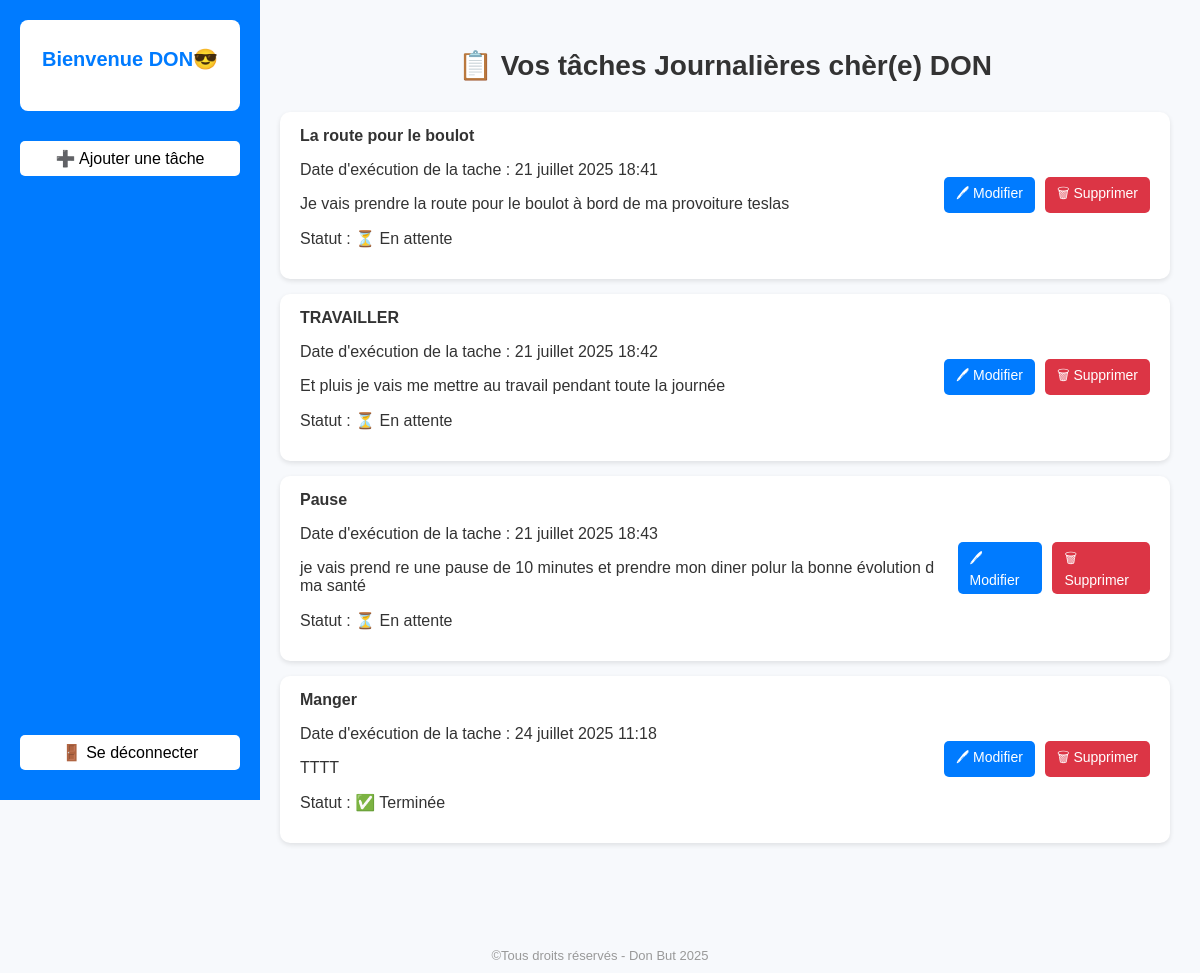
The app's page /accueil/ (signed in) with its own data.
### taches/models.py (models this page shows)
class Tache(models.Model):
    STATUT_CHOICES = [
        ('en_attente', 'En attente'),
        ('terminee', 'Terminée'),
    ]
    utilisateur = models.ForeignKey(User, on_delete=models.CASCADE)
    titre = models.CharField(max_length=255)
    description = models.TextField(blank=True)
    date_creation = models.DateTimeField(auto_now_add=True)
    statut = models.CharField(max_length=20, choices=STATUT_CHOICES, default='en_attente')

### taches/views.py (the view)
# urls.py: path('accueil/', views.home_view, name='home'),
def home_view(request):
    taches = Tache.objects.filter(utilisateur=request.user)
    return render(request, 'home.html',{'taches': taches})

### taches/templates/home.html (shortened to what this page needs)
<!DOCTYPE html>
<html lang="fr">
<head>
</head>
<body>
    <div class="sidebar">
        <div class="sidebar-content">
            <div class="carte-bienvenue">
        <h2>Bienvenue {{ user.username }}😎</h2></div>
        <a href="{% url 'ajouter_tache' %}">➕ Ajouter une tâche</a></div>
        <div class="sidebar-footer">
        <a href="{% url 'logout' %}">🚪 Se déconnecter</a>
        </div>
    </div>
    <div class="main">
        <h1 class="titre-centre">📋 Vos tâches Journalières chèr(e) {{ user.username }}</h1>
        {% for tache in taches %}
        <div class="tache-card">
            <div class="tache-info">
                <strong>{{ tache.titre }}</strong>
               <p>Date d'exécution de la tache :  {{ tache.date_creation }}<br></p>
                {{ tache.description }}<br>
                <p>Statut :
                    {% if tache.statut == "terminee" %} ✅ Terminée
                    {% else %} ⏳ En attente
                    {% endif %}
                </p>
            </div>
            <div class="tache-actions">
                <a href="{% url 'modifier_tache' tache.id %}" class="btn btn-modifier">🖊 Modifier</a>
                <a href="{% url 'supprimer_tache' tache.id %}" class="btn btn-supprimer">🗑 Supprimer</a>
            </div>
        </div>
        {% empty %}
        <p style="text-align: center;">Aucune tâche enregistrée pour l'instant.</p>
        {% endfor %}
    </div>
    <footer style="text-align: center;color: #999;font-size: 13px;padding: 10px;margin-top: 50px;">
       ©Tous droits réservés - Don But 2025
    </footer>
</body>
</html>

### taches/templates/home.html (style rules this page uses)
body { margin: 0; font-family: Arial, Helvetica, sans-serif; background-color: #f7f9fc; }
.sidebar { position: fixed; top: 0; left: 0; width: 220px; height: 95vh; background-color: #007BFF; color: white; display: flex; flex-direction: column; justify-content: space-between; padding: 20px; }
.sidebar-content { display: flex; flex-direction: column; gap: 20px; }
.carte-bienvenue { background-color: white; color: #007bff; padding: 10px; border-radius: 8px; text-align: center; font-weight: bold; }
.sidebar-footer { margin-bottom: 0; }
.sidebar h2 { font-size: 20px; margin-bottom: 30px; }
.sidebar a { display: block; margin: 10px 0; text-decoration: none; color: black; background-color: white; padding: 8px 12px; border-radius: 5px; text-align: center; }
.main { margin-left: 250px; padding: 30px; }
.titre-centre { text-align: center; font-size: 28px; margin-bottom: 30px; color: #333; }
.tache-card { background-color: white; border-radius: 10px; padding: 15px 20px; margin-bottom: 15px; display: flex; justify-content: space-between; align-items: center; box-shadow: 0 2px 5px rgba(0,0,0,0.1); animation: fadeIn 0.6s ease-in-out; }
.tache-info { font-size: 16px; color: #333; }
.tache-actions { display: flex; gap: 10px; }
.btn { padding: 6px 12px; border: none; border-radius: 5px; color: white; cursor: pointer; text-decoration: none; font-size: 14px; }
.btn-supprimer { background-color: #dc3545; }
.btn-modifier { background-color: #007bff; }

### records on screen
Tache: titre "La route pour le boulot", date_creation "21 juillet 2025 18:41", description "Je vais prendre la route pour le boulot à bord de ma provoiture teslas", statut "⏳ En attente"
Tache: titre "TRAVAILLER", date_creation "21 juillet 2025 18:42", description "Et pluis je vais me mettre au travail pendant toute la journée", statut "⏳ En attente"
Tache: titre "Pause", date_creation "21 juillet 2025 18:43", description "je vais prend re une pause de 10 minutes et prendre mon diner polur la bonne évolution d ma santé", statut "⏳ En attente"
Tache: titre "Manger", date_creation "24 juillet 2025 11:18", description "TTTT", statut "✅ Terminée"

### other values on screen
{{ user.username }} "DON"
